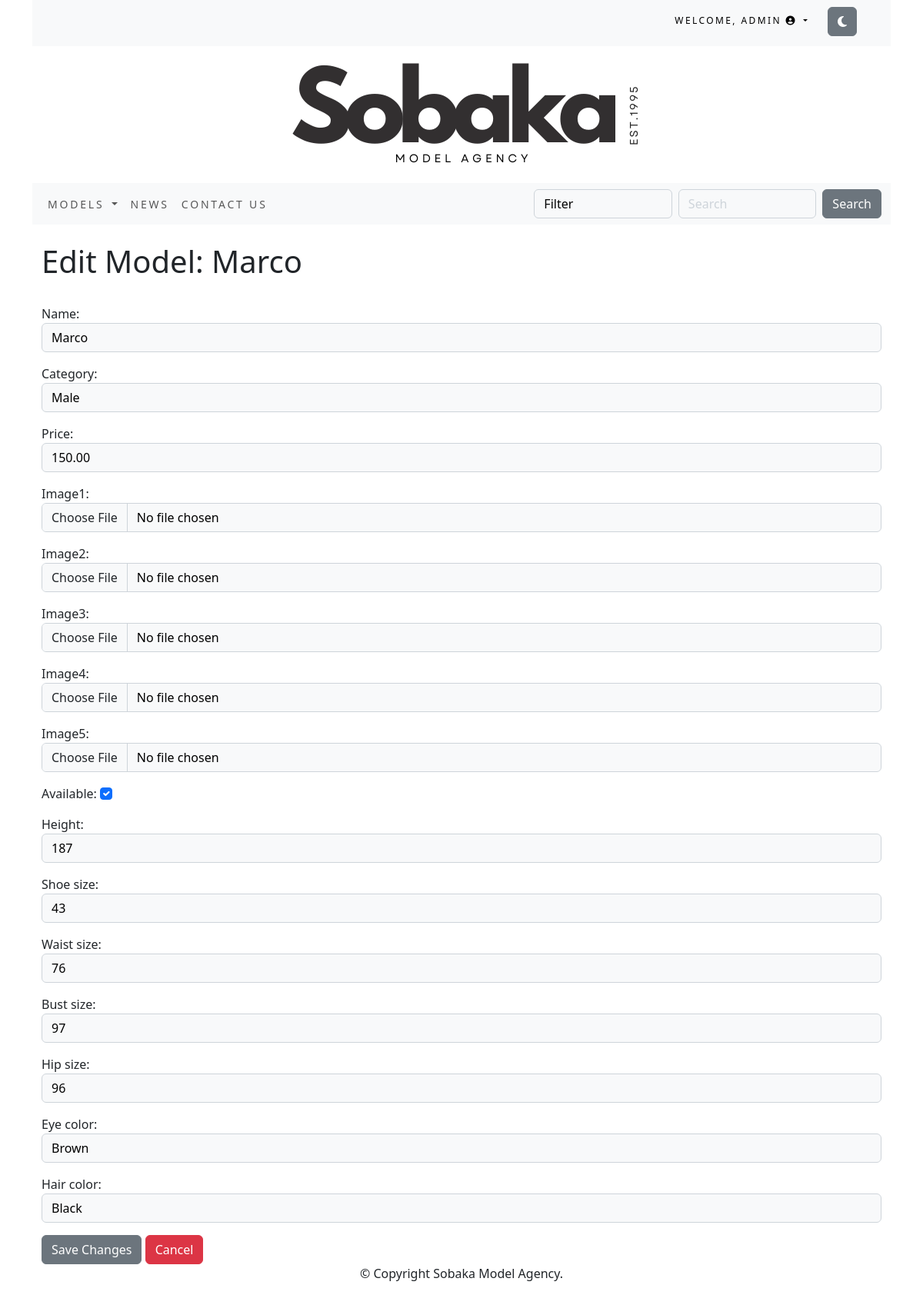
/edit_human/9364d305-f855-482b-8537-fc0891b1d5b2/ (signed in), run on the app's committed database.
### accounts/models.py (models this page shows)
class CustomUser(AbstractUser):
    permissions = models.BooleanField(default=False)

### sobaka/models.py (models this page shows, shortened)
class Human(models.Model):
    id = models.UUIDField(
        primary_key=True,
        default=uuid.uuid4,
        editable=False)
    name = models.CharField(max_length=250, unique=True)
    category = models.ForeignKey(Category, on_delete=models.CASCADE)
    price = models.DecimalField(max_digits=10, decimal_places=2)
    image1 = models.ImageField(upload_to=upload_to_human, blank=True)
    image2 = models.ImageField(upload_to=upload_to_human, blank=True)
    image3 = models.ImageField(upload_to=upload_to_human, blank=True)
    image4 = models.ImageField(upload_to=upload_to_human, blank=True)
    image5 = models.ImageField(upload_to=upload_to_human, blank=True)
    available = models.BooleanField(default=True)
    height = models.IntegerField(blank=True, null=True)
    shoe_size = models.IntegerField(blank=True, null=True)
    waist_size = models.IntegerField(blank=True, null=True)
    bust_size = models.IntegerField(blank=True, null=True)
    hip_size = models.IntegerField(blank=True, null=True)
    eye_color = models.CharField(max_length=250, blank=True)
    hair_color = models.CharField(max_length=250, blank=True)
    class Meta:
        ordering = ('name',)
        verbose_name = 'human'
        verbose_name_plural = 'humans'

class Category(models.Model):
    id = models.UUIDField(
        primary_key=True,
        default=uuid.uuid4,
        editable=False)
    name = models.CharField(max_length=250, unique=True)
    description = models.TextField(blank=True)
    image = models.ImageField(upload_to='category', blank=True)
    class Meta:
        ordering = ('name',)
        verbose_name = 'category'
        verbose_name_plural = 'categories'
    def get_absolute_url(self):
        return reverse('sobaka:humans_by_category', args=[self.id])
    def __str__(self):
        return self.name

### sobaka/views.py (the view)
# urls.py: path('edit_human/<uuid:human_id>/', views.edit_human, name='edit_human'),
@user_passes_test(is_admin)
def edit_human(request, human_id):
    human = get_object_or_404(Human, id=human_id)
    if request.method == 'POST':
        form = HumanForm(request.POST, request.FILES, instance=human)
        if form.is_valid():
            form.save()
            return redirect('accounts:profile')
    else:
        form = HumanForm(instance=human)
    return render(request, 'sobaka/edit_human.html', {'form': form, 'human': human})

### cart/context_processors.py (called while the page is built)
def counter(request):
    item_count = 0
    if 'admin' in request.path:
        return {}
    else:
        try:
            cart = Cart.objects.filter(cart_id=_cart_id(request))
            cart_items = CartItem.objects.all().filter(cart=cart[:1])
            for cart_item in cart_items:
                item_count += cart_item.duration
        except Cart.DoesNotExist:
            item_count = 0
    return {'item_count':item_count}

### cart/views.py (called while the page is built)
def _cart_id(request):
    cart = request.session.session_key
    if not cart:
        cart = request.session.create()
    return cart

### sobaka/context_processors.py (called while the page is built)
def menu_links(request):
    links = Category.objects.all()
    return {'links':links}

### sobaka/views.py (called while the page is built)
def is_admin(user):
    return user.is_authenticated and user.permissions

### sobaka/templates/sobaka/edit_human.html (shortened to what this page needs)
{% extends "base.html" %}
{% load static %}
{% block content %}
<div class="container">
    <br>
    <h1>Edit Model: {{ human.name }}</h1>
    <br>
    <form method="post" enctype="multipart/form-data">
        {{ form.as_p }}
        <button type="submit" class="btn btn-secondary">Save Changes</button>
        <a href="{% url 'accounts:profile' %}" class="btn btn-danger">Cancel</a>
    </form>
</div>
{% endblock %}

### accounts/templates/top-navbar.html (shortened to what this page needs)
{% load static %}
<div class="container">
    <div class="my_custom_menu">
        <ul>
            {% if user.is_authenticated %}
            <li>
                <a href="#" class="dropdown-toggle" data-bs-toggle="dropdown" aria-haspopup="true" aria-expanded="false">
                    Welcome, {{ user.username }} <i class="fas fa-user-circle"></i>
                </a>
            </li>
            {% endif %}
            <li>
                <button id="theme-toggle" class="btn btn-secondary">
                    <i id="theme-icon" class="fas fa-moon"></i>
                </button>
            </li>
        </ul>
    </div>
</div>

### static/css/custom.css (style rules this page uses)
.form-control { background-color: #f8f9fa !important; color: #000000 !important; border: 1px solid #ced4da !important; }
.form-control::placeholder { color: #ced4da !important; }
.my_custom_menu { text-align: right !important; }
.my_custom_menu ul li { list-style: none; color: #000; text-transform: uppercase; letter-spacing: .2em; font-size: 12px; padding-right: 20px; display: inline; }
.my_custom_menu ul li a { text-decoration: none; color: #000; list-style: none; text-transform: uppercase; letter-spacing: .2em; font-size: 12px; }

### data on the page
CustomUser: username "ADMIN"
Human: name "Marco", category "Male", price "150.00", available "☑", height "187", shoe_size "43", waist_size "76", bust_size "97", hip_size "96", eye_color "Brown", hair_color "Black"
